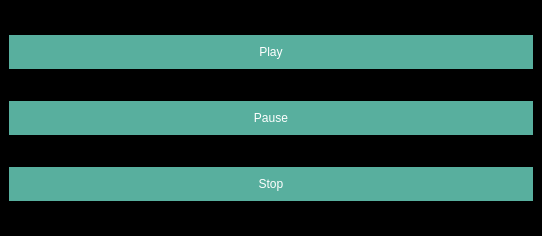
<?xml version="1.0" encoding="UTF-8"?>
<ui version="4.0">
 <class>MainWindow</class>
 <widget class="QMainWindow" name="MainWindow">
  <property name="geometry">
   <rect>
    <x>0</x>
    <y>0</y>
    <width>542</width>
    <height>236</height>
   </rect>
  </property>
  <property name="styleSheet">
   <string notr="true">background-color: rgb(0, 0, 0);</string>
  </property>
  <widget class="QWidget" name="centralWidget">
   <layout class="QGridLayout" name="gridLayout_2">
    <item row="0" column="0">
     <widget class="QPushButton" name="playButton">
      <property name="styleSheet">
       <string notr="true">QPushButton {
    border-radius: 50%; /* make button circular */
	background-color: rgb(88, 175, 158);
    color: white; /* text color */
    padding: 10px 20px; /* adjust padding for better appearance */
}

QPushButton:hover {
    background-color: #45a049; /* darker green on hover */
}

QPushButton:pressed {
    background-color: #367c3a; /* even darker green when pressed */
}</string>
      </property>
      <property name="text">
       <string>Play</string>
      </property>
     </widget>
    </item>
    <item row="2" column="0">
     <widget class="QPushButton" name="stopButton">
      <property name="styleSheet">
       <string notr="true">QPushButton {
    border-radius: 50%; /* make button circular */
    background-color: rgb(88, 175, 158);
    color: white; /* text color */
    padding: 10px 20px; /* adjust padding for better appearance */
}

QPushButton:hover {
    background-color: #1e88e5; /* darker blue on hover */
}

QPushButton:pressed {
    background-color: #1976d2; /* even darker blue when pressed */
}</string>
      </property>
      <property name="text">
       <string>Stop</string>
      </property>
     </widget>
    </item>
    <item row="1" column="0">
     <widget class="QPushButton" name="pauseButton">
      <property name="enabled">
       <bool>true</bool>
      </property>
      <property name="styleSheet">
       <string notr="true">QPushButton {
    border-radius: 50%; /* make button circular */
    background-color: rgb(88, 175, 158);
    color: white; /* text color */
    padding: 10px 20px; /* adjust padding for better appearance */
}

QPushButton:hover {
    background-color: #d32f2f; /* darker red on hover */
}

QPushButton:pressed {
    background-color: #b71c1c; /* even darker red when pressed */
}</string>
      </property>
      <property name="text">
       <string>Pause</string>
      </property>
     </widget>
    </item>
   </layout>
  </widget>
 </widget>
 <resources/>
 <connections/>
</ui>
